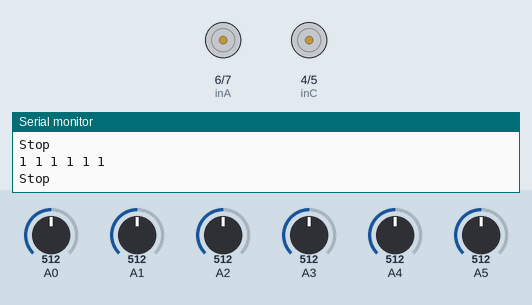
Simulated run of this sketch. Board: Arduino Uno, built with avr-gcc and run on an emulated ATmega328P. Parts: motor-driver pin pairs drawn as motors (green arrow = first pin HIGH = forward, orange = second pin HIGH = backward, longer = more drive, scaled by the enable pin), the last lines printed to the serial monitor. The test bench sets the inputs (shaded band); at power-on: A0 = 512, A1 = 512, A2 = 512, A3 = 512, A4 = 512, A5 = 512.

Above: at 0.2 s.
1.3 s: A0 set to 485
At 3.2 s:
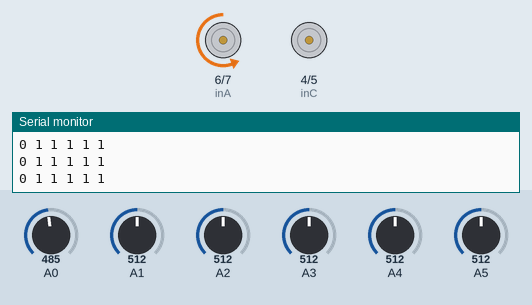
3.7 s: A0 set to 510
At 3.82 s:
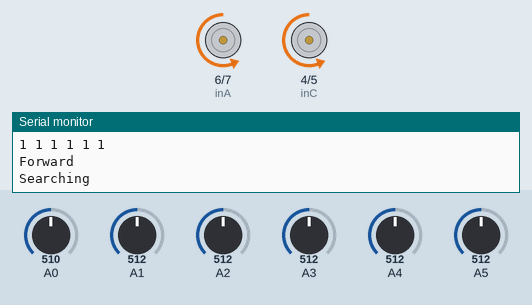
6.8 s: A1 set to 482
At 7.5 s:
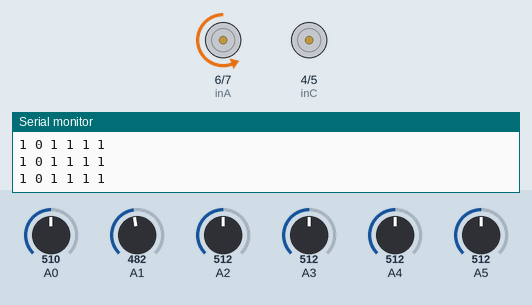
9.9 s: A1 set to 510
At 10.9 s:
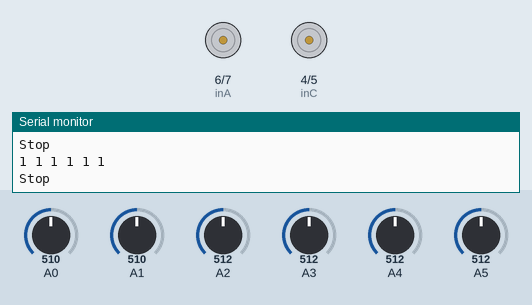
13.0 s: A2 set to 490
At 13.6 s:
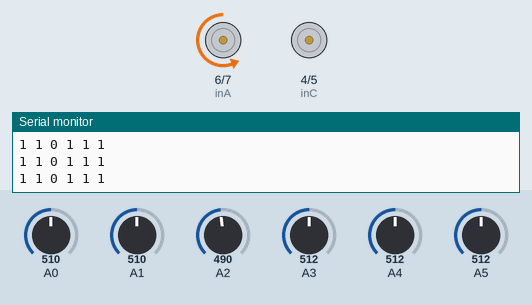
16.1 s: A2 set to 510
At 17.1 s:
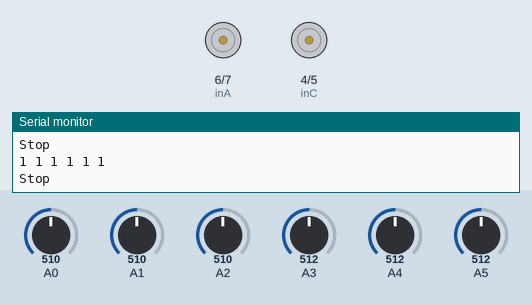
Timing chart, 0 to 20.2 s (numbered marks = the images above; inputs shaded):
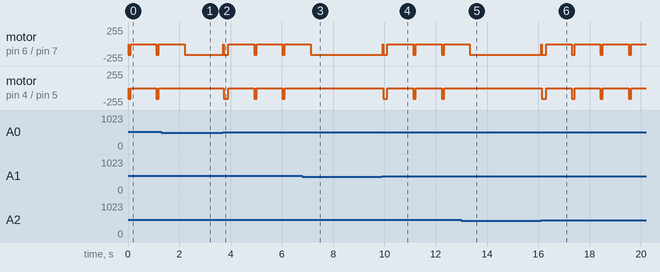

Measured:
- the behaviour switches between 501 and 500 on A0 (found by bisection; images 0 and 1)
- the behaviour switches between 501 and 500 on A1 (found by bisection; images 2 and 3)
- the behaviour switches between 501 and 500 on A2 (found by bisection; images 4 and 5)
- after the input at 1.3 s, motor on pin 6 (inA) / pin 7 (inB): goes on until 2.2 s, then stays backward 160/255; motor on pin 4 (inC) / pin 5 (inD): stops changing and stays stopped
- after the input at 3.7 s, motor on pin 6 (inA) / pin 7 (inB): alternates backward 160/255 for 0.10 s and stopped for 1.0 s, starting after 0.21 s; motor on pin 4 (inC) / pin 5 (inD): stopped → backward 160/255 at once, then repeats every 1.1 s: stopped 1.0 s, backward 160/255 0.10 s
- after the input at 6.8 s, motor on pin 6 (inA) / pin 7 (inB): goes on until 7.1 s, then stays backward 160/255; motor on pin 4 (inC) / pin 5 (inD): stops changing and stays stopped
- after the input at 9.9 s, motor on pin 6 (inA) / pin 7 (inB): alternates backward 160/255 for 0.10 s and stopped for 1.0 s, starting after 0.22 s; motor on pin 4 (inC) / pin 5 (inD): stopped → backward 160/255 after 0.05 s, then repeats every 1.1 s: stopped 1.0 s, backward 160/255 0.10 s
- after the input at 13.0 s, motor on pin 6 (inA) / pin 7 (inB): goes on until 13.3 s, then stays backward 160/255; motor on pin 4 (inC) / pin 5 (inD): stops changing and stays stopped
- after the input at 16.1 s, motor on pin 6 (inA) / pin 7 (inB): goes stopped 0.02 s, backward 160/255 0.17 s, 3 × (stopped 1.0 s, backward 160/255 0.10 s), then stopped, starting at once; motor on pin 4 (inC) / pin 5 (inD): stopped → backward 160/255 at once, then repeats every 1.1 s: stopped 1.0 s, backward 160/255 0.10 s

The sketch:

alpha_0.4ino.ino
```cpp
//motor parameter

#define inC 4
#define inD 5
#define inA 6
#define inB 7
#define enA 9
#define enB 3

//PID
int IMS = 160; //initial motor speed
int LMS = 120;
int RMS = 120;

int error = 0;
float P=0,I=0,D=0,PID=0;
float prevErr = 0; //previous error
float prevI = 0; //previous integral
float kp =30 ,kd = 45, ki = 1.7;//tune it

int flag=0, tlag=0;


int middleValue = 300;
int sensorVal[6];
int sum = 0, searchFlag=0,sumTemp=12;

void readSensor();
void Forward();
void Back();
void Stop();
void Search();
void softRight();
void softLeft();
void hardRight();
void hardLeft();
void logic();
void pidFun(); //pid function
void pidExecute(); // analog write via pid upadate


void setup() {

  pinMode(inA,OUTPUT);
  pinMode(inB,OUTPUT);
  pinMode(inC,OUTPUT);
  pinMode(inD,OUTPUT);
  pinMode(enA,OUTPUT);
  pinMode(enB,OUTPUT);

  pinMode(A0,INPUT);
  pinMode(A1,INPUT);
  pinMode(A2,INPUT);
  pinMode(A3,INPUT);
  pinMode(A4,INPUT);
  pinMode(A5,INPUT);

  Serial.begin(9600);
}

void loop() {
  readSensor();
//  pidFun(); //pid function

  pidExecute();
  logic();
  Serial.print("LMS ");
  Serial.print(LMS);
  Serial.print("    ");
  Serial.print("RMS");
  Serial.print(RMS);

  Serial.println();
  Serial.println();
  Serial.println();

}


void readSensor()
{
  for(int i=0; i<6; i++)
  {
    if(analogRead(i)>500)
      sensorVal[i] = 1;
     else
      sensorVal[i]= 0;

    Serial.print(sensorVal[i]);
    Serial.print(' ');
  }
  Serial.println('\n');
  sum = (sensorVal[0]*32)+(sensorVal[1]*16)+(sensorVal[2]*8)+(sensorVal[3]*4)+(sensorVal[4]*2)+(sensorVal[5]*1);

  pidFun();
}


void logic()
{
if(sum == 12 || sum == 24 || sum == 4 || sum == 6 || sum == 8 || sum==2 || sum==16 || sum==14 || sum==28)//while black or white stripe
  {
    Serial.println("Condition Forward");
    Forward();

  }
    else if(sum == 63)//while full black (T)
  {
    Forward();
    delay(100);
    Serial.println('Condition Stop');
    Stop();
    readSensor();
    if(sum==63){
      Stop();
      delay(1000);
    }
    else if(sum==0){
      Search();
    }
    else{
      readSensor();
      Forward();
    }
  }
//
//  else if(sum == 15)//right
//  {
//    Serial.println("Condition Soft Right");
//    softRight();
//    flag=1;
//  }
//  else if(sum == 60) //left
//  {
//    Serial.println("Condition Soft Left");
//    softLeft();
//    flag=1;
//  }
//  else if(sum == 13)//right angle
//  {
//    Serial.println("Condition Right angle");
//    while(sum != 0)
//    {
//      Forward();
//
//    }
//
//    Stop();
//    delay(500);
//
//    while(sum != 12 || sum != 24 || sum != 4 || sum != 6 || sum != 8)
//    {
//      hardRight();
//    }
//  }
//  else if(sum == 44)//left angle
//  {
//    Serial.println("Condition Left angle");
//    while(sum != 0)
//    {
//      Forward();
//    }
//
//    Stop();
//    delay(500);
//
//    while(sum != 12 ||sum != 24 || sum != 4 || sum != 6 || sum != 8)
//    {
//      hardLeft();
//    }
//  }
  else
  {
//    sumTemp= sum;
//    Serial.println("Condition Else");
//    ++searchFlag;
//    if(searchFlag>3){
//      searchFlag=0;
     Search();
//    }
  }
}


void pidExecute()
{


  P = error;
  I = I+prevI;
  D = error-prevErr;
  PID = (kp*P) + (kd*D) + (ki*I);
  prevErr = error;
  prevI = I;

//  change insign
  LMS = IMS+PID;
  RMS = IMS-PID;
  constrain(LMS,0,255);
  constrain(RMS,0,255);

  analogWrite(enA, RMS);
  analogWrite(enB, LMS);
}

void pidFun()
{
  if(sensorVal[0] == 1 && sensorVal[1] == 1 && sensorVal[2] == 0 && sensorVal[3] == 0 && sensorVal[4] == 0 && sensorVal[5] == 0)
  {
    error =-4;

  }
  else if(sensorVal[0] == 0 && sensorVal[1] == 1 && sensorVal[2] == 0 && sensorVal[3] == 0 && sensorVal[4] == 0 && sensorVal[5] == 0)
  {
    error = -3;
  }
    else if(sensorVal[0] == 0 && sensorVal[1] == 1 && sensorVal[2] == 1 && sensorVal[3] == 0 && sensorVal[4] == 0 && sensorVal[5] == 0)
  {
    error = -2;
  }
  else if(sensorVal[0] == 0 && sensorVal[1] == 0 && sensorVal[2] == 1 && sensorVal[3] == 0 && sensorVal[4] == 0 && sensorVal[5] == 0)
  {
    error = -1;
  }
    else if(sensorVal[0] == 0 && sensorVal[1] == 0 && sensorVal[2] == 1 && sensorVal[3] == 1 && sensorVal[4] == 0 && sensorVal[5] == 0)
  {
    error = 0;
  }
  else if(sensorVal[0] == 0 && sensorVal[1] == 0 && sensorVal[2] == 0 && sensorVal[3] == 1 && sensorVal[4] == 0 && sensorVal[5] == 0)
  {
    error = 1;
  }
    else if(sensorVal[0] == 0 && sensorVal[1] == 0 && sensorVal[2] == 0 && sensorVal[3] == 1 && sensorVal[4] == 1 && sensorVal[5] == 0)
  {
    error = 2;
  }
  else if(sensorVal[0] == 0 && sensorVal[1] == 0 && sensorVal[2] == 0 && sensorVal[3] == 0 && sensorVal[4] == 1 && sensorVal[5] == 0)
  {
    error = 3;
  }
    else if(sensorVal[0] == 0 && sensorVal[1] == 0 && sensorVal[2] == 0 && sensorVal[3] == 0 && sensorVal[4] == 1 && sensorVal[5] == 1)
  {
    error = 4;
  }

  else{
    error = 0;
    P=0;I=0;D=0;PID=0;
    prevErr = 0;
    prevI = 0;
  }

}

void Forward()
{
  digitalWrite(inA,LOW);
  digitalWrite(inB,HIGH);
  digitalWrite(inC,LOW);
  digitalWrite(inD,HIGH);

  Serial.println("Forward");
}

void Back()
{
  analogWrite(enA, IMS);
  analogWrite(enB, IMS);

  digitalWrite(inA,HIGH);
  digitalWrite(inB,LOW);
  digitalWrite(inC,HIGH);
  digitalWrite(inD,LOW);

  Serial.println("Backward");
}

//INA,INB LEFT
//enA right
void softRight()
{

  analogWrite(enA, 0);
  analogWrite(enB, IMS);

  digitalWrite(inA,LOW);
  digitalWrite(inB,LOW);
  digitalWrite(inC,LOW);
  digitalWrite(inD,HIGH);
  flag=1;

  Serial.println("Soft Left");
}

void softLeft()
{
  analogWrite(enA, IMS);
  analogWrite(enB, 0);

  digitalWrite(inA,LOW);
  digitalWrite(inB,HIGH);
  digitalWrite(inC,LOW);
  digitalWrite(inD,LOW);
  tlag=1;

  Serial.println("Soft Right");
}
void hardRight()
{
  analogWrite(enA, IMS);
  analogWrite(enB, IMS);

  digitalWrite(inA,HIGH);
  digitalWrite(inB,LOW);
  digitalWrite(inC,LOW);
  digitalWrite(inD,HIGH);
  flag=1;

  Serial.println("Hard Left");
}
void hardLeft()
{
  analogWrite(enA, IMS);
  analogWrite(enB, IMS);

  digitalWrite(inA,LOW);
  digitalWrite(inB,HIGH);
  digitalWrite(inC,HIGH);
  digitalWrite(inD,LOW);

  Serial.println("Hard Right");
  tlag=1;
}
void Stop()
{
  analogWrite(enA, 0);
  analogWrite(enB, 0);

  digitalWrite(inA,LOW);
  digitalWrite(inB,LOW);
  digitalWrite(inC,LOW);
  digitalWrite(inD,LOW);

  Serial.println("Stop");
}


void Search()
{
  readSensor();
//  pidFun();
//  Stop();
  if(sum>12)
  {
    softLeft();
      Stabilizer();
  }
  else if(sum<8){
    softRight();
      Stabilizer();
  }
  else if(sum == 12)
  {
    Forward();
  }
  else
  {
    Stop();
    delay(500);
  }
  Serial.println("Searching");
}

void Stabilizer()
{
  while(1)
  {
    readSensor();
//    pidFun();

    if(sum == 12)
    {
      if(flag==1 && tlag==0)
      {
        hardLeft();
        delay(10);
        flag=0;
        tlag=0;
        readSensor();
//        pidFun();
      }
      else if(flag==0 && tlag==1)
      {
        hardRight();
        delay(10);
        flag=0;
        tlag=0;
        readSensor();
//        pidFun();
      }
      Stop();
      delay(100);
      break;
    }
    else if(sum == 63)
    {
      Stop();
//      delay(100);
      break;
    }
  }
  readSensor();
//  pidFun();
  pidExecute();

  Forward();
}
```
